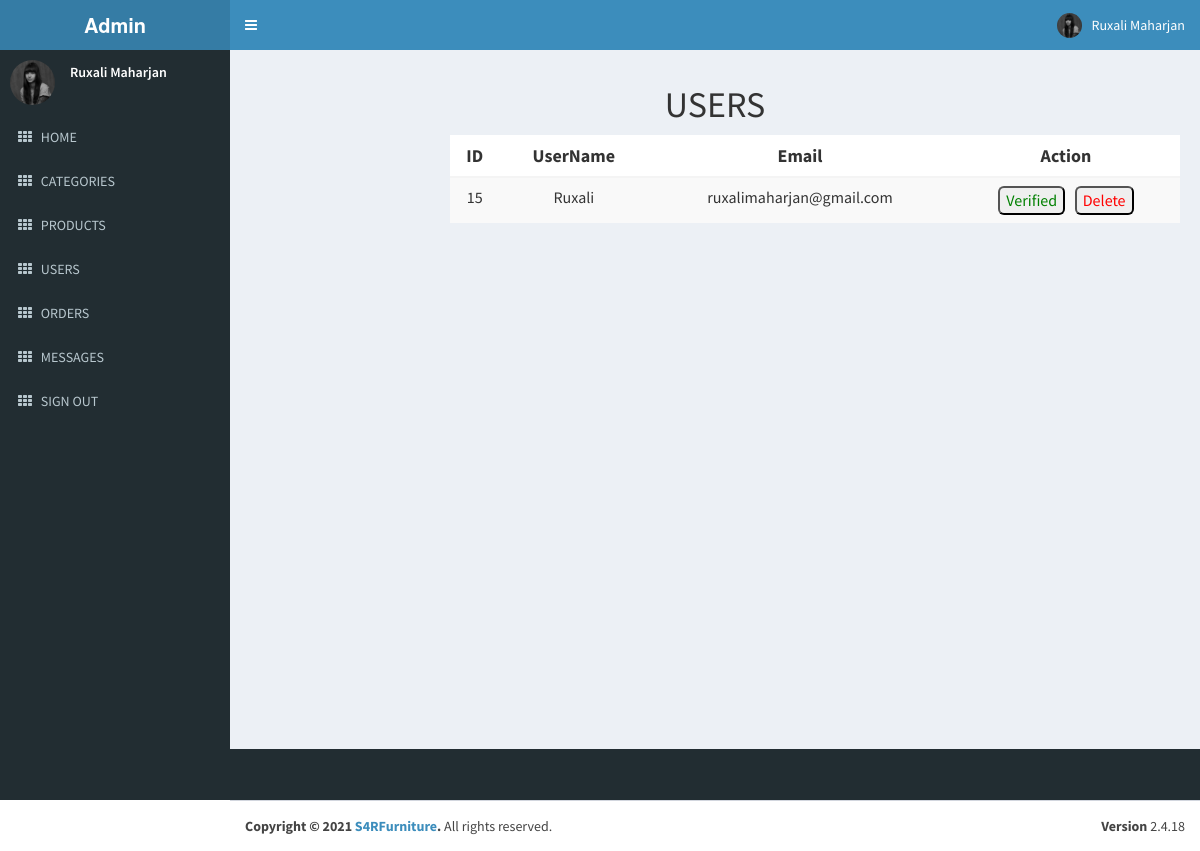
Page /admin/users.php (signed in) on the committed database.
### tables this page shows
CREATE TABLE `customers` (
  `id` int(11) NOT NULL,
  `username` varchar(30) NOT NULL,
  `email` varchar(255) NOT NULL,
  `password` varchar(30) NOT NULL,
  `created_at` timestamp NOT NULL DEFAULT current_timestamp(),
  `updated_at` timestamp NOT NULL DEFAULT current_timestamp(),
  `status` int(11) NOT NULL
);

### admin/users.php (the view, shortened to what this page needs)
<!DOCTYPE html>
<html>
<?php
 require('../connect.php');
  $sql = "select * from customers order by id asc";
  $res = mysqli_query($connect,$sql);
?>
<?php
include('adminfiles/head.php')
?>
<body class="hold-transition skin-blue sidebar-mini">
  <div class="wrapper">
    <?php
    include('adminfiles/header.php')
    ?>
    <?php
    include('adminfiles/aside.php');
    ?>
    <div class="content-wrapper">
      <section class="content-header">
        <center>
          <h1>
            USERS
          </h1>
        </center>
      </section>
      <div class="container">
        <div class="col-md-8 col-md-offset-2">
          <table class="table table-striped text-center" style="background-color: white;">
            <thead>
              <tr>
                <th style="font-size: large;">ID</th>
                <th style="font-size: large;">UserName</th>
                <th style="font-size: large;">Email</th>
                <th style="font-size: large;">Action</th>
              </tr>
            </thead>
            <tbody>
              <?php
              while ($row = mysqli_fetch_assoc($res)) { ?>
                <tr>
                  <td style="font-size: medium;"><?php echo $row['id'] ?></td>
                  <td style="font-size: medium;"><?php echo $row['username'] ?></td>
                  <td style="font-size: medium;"><?php echo $row['email'] ?></td>
                  <td style="font-size: medium;">
                  <div class="buttons">
                    <?php
                    if ($row['status'] == 1) {
                      echo "<button style='border-radius:6px;' ><a style='color:green;' href = '?type=status&operation=deactive&id=" . $row['id'] . "'>Verified</a></button>&nbsp;&nbsp;&nbsp;";
                    } else {
                      echo "<button style='border-radius:6px;'><a style='color:blue;' href = '?type=status&operation=active&id=" . $row['id'] . " '>UnVerified</a></button>&nbsp;&nbsp;&nbsp;";
                    }
                    echo "<button style='border-radius:6px;'><a style='color:red' href = '?type=delete&id=" . $row['id'] . "'>Delete</a></button>";
                    ?>
                    </div>
                  </td>
                </tr>
              <?php } ?>
            </tbody>
          </table>
        </div>
      </div>
    </div>
  </div>
  <?php
  include('adminfiles/footer.php');
  ?>
</body>
</html>

### admin/users.php (style rules this page uses)
.buttons { display: flex; justify-content: center; }

### rows in the picture
customers: id "15", username "Ruxali", email "ruxalimaharjan@gmail.com"
